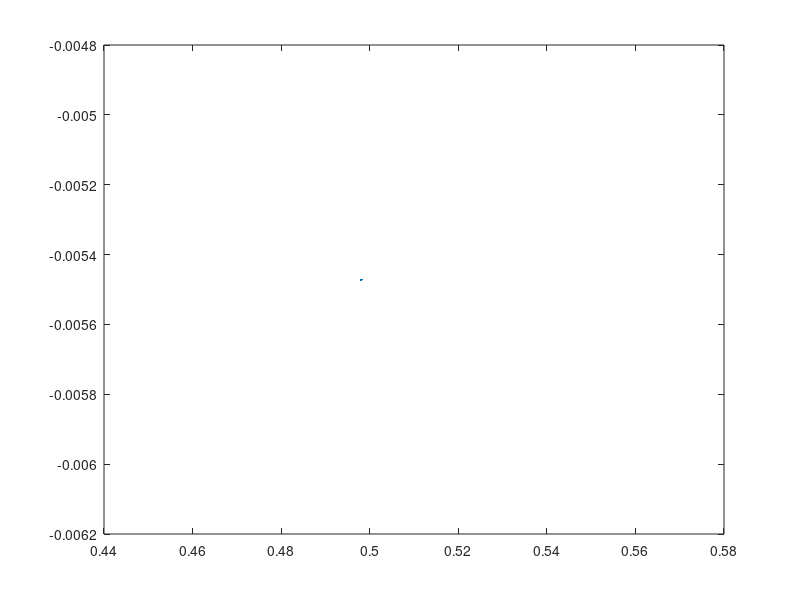

The MATLAB script that drew this image:



%Atticus Russell
prompt=('input initial velocity v0 ');
v0=input(prompt);

prompt=('input theta in degrees');
theta=input(prompt);

y=0;
x=0;
g=9.81;
t=0;
dt=0.1;
n=0;

while y>=0
      n=n+1
      t=t+dt;
      x(n)=v0*cosd(theta)*t
      y(n)=v0*sind(theta)*t-0.5*g*t^2
end

plot(x,y)


